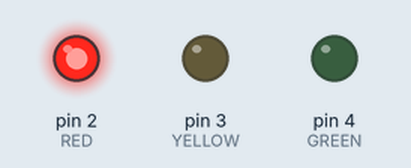
The sketch below on a simulated Arduino Uno, built with avr-gcc and run on an emulated ATmega328P. Shown: output pins drawn as LEDs (lit = HIGH).

Above: at 2.5 s.
At 9.5 s:
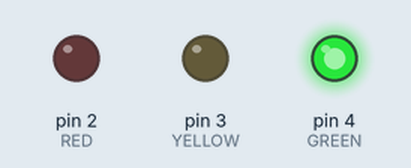
At 12.2 s:
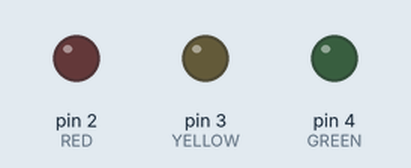
At 15.5 s:
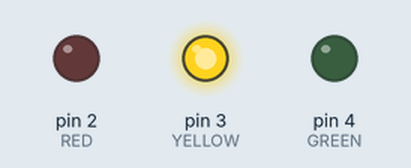
Timing chart, 0 to 21.5 s (numbered marks = the images above):
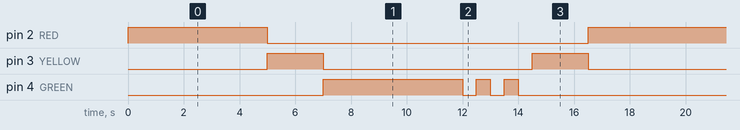

The sketch:

TrafficLight.ino
```cpp
// define pins
#define RED 2
#define YELLOW 3
#define GREEN 4

// define constants
#define BLINK_MAX  5
#define BLINK_DELAY 500
#define SWITCH_DELAY 5000
#define YELLOW_DELAY 2000 // Yellow is usually shorter than red and green

int i = 0;

// the setup function runs once when you press reset or power the board
void setup() {
  // initialize digital pin LED_BUILTIN as an output.
  pinMode(RED, OUTPUT);
  pinMode(YELLOW, OUTPUT);
  pinMode(GREEN, OUTPUT);
}

// the loop function runs over and over again forever
void loop() {
    // Red light
    digitalWrite(RED, HIGH);
    digitalWrite(YELLOW, LOW);
    digitalWrite(GREEN, LOW);
    delay(SWITCH_DELAY);

    // Yellow light
    digitalWrite(RED, LOW);
    digitalWrite(YELLOW, HIGH);
    digitalWrite(GREEN, LOW);
    delay(YELLOW_DELAY);

    // Green light
    digitalWrite(RED, LOW);
    digitalWrite(YELLOW, LOW);
    digitalWrite(GREEN, HIGH);
    delay(SWITCH_DELAY);

    // Green light blinking
    for (i=0; i<BLINK_MAX; i++) {
      if (i % 2 == 0) {
        digitalWrite(GREEN, LOW);
        delay(BLINK_DELAY);
      }
      else {
        digitalWrite(GREEN, HIGH);
        delay(BLINK_DELAY);
      }
    }

    // Back to the yellow light
    digitalWrite(RED, LOW);
    digitalWrite(YELLOW, HIGH);
    digitalWrite(GREEN, LOW);
    delay(YELLOW_DELAY);
}
```

Measured:
- by itself, pin 2 (RED): alternates HIGH for 5.0 s and LOW for 11.5 s
- by itself, pin 3 (YELLOW): repeats every 16.5 s: LOW 7.5 s, HIGH 2.0 s, LOW 5.0 s, HIGH 2.0 s
- by itself, pin 4 (GREEN): repeats every 16.5 s: 2 × (LOW 0.50 s, HIGH 0.50 s), LOW 9.5 s, HIGH 5.0 s
